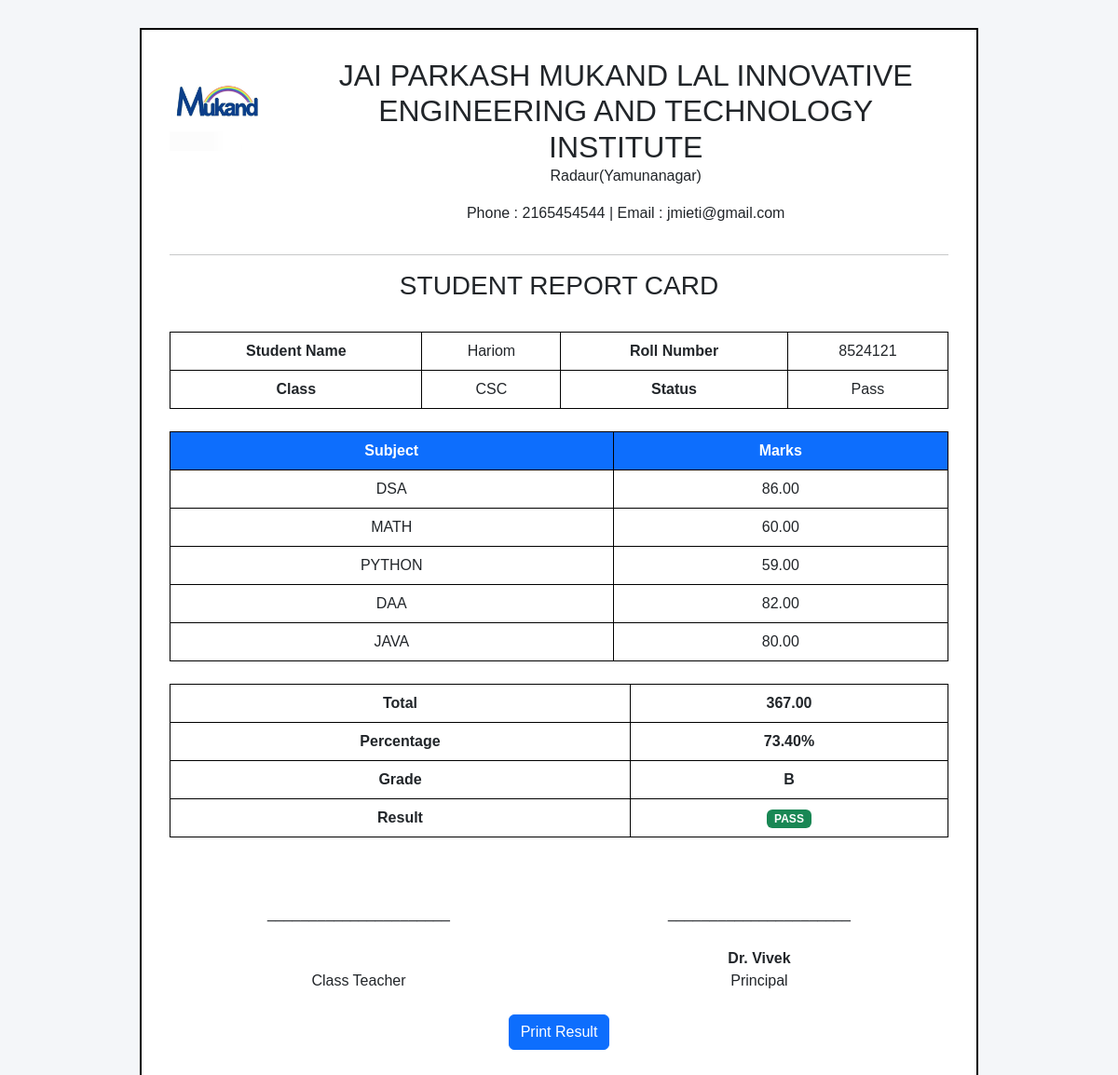
The page /print_result/2 (signed in) on the database its author committed.
### models.py (models this page shows)
class Institute(db.Model):
    __tablename__ = "institutes"
    id = db.Column(db.Integer, primary_key=True)
    user_id = db.Column(
        db.Integer,
        db.ForeignKey("users.id"),
        unique=True,
        nullable=False
    )
    institute_name = db.Column(
        db.String(200),
        nullable=False,
        default="My Institute"
    )
    address = db.Column(
        db.String(300),
        default=""
    )
    phone = db.Column(
        db.String(30),
        default=""
    )
    email = db.Column(
        db.String(120),
        default=""
    )
    website = db.Column(
        db.String(200),
        default=""
    )
    logo = db.Column(
        db.String(200),
        default="school_logo.png"
    )
    principal_name = db.Column(
        db.String(150),
        default=""
    )
    principal_signature = db.Column(
        db.String(200),
        default=""
    )
    class_teacher_name = db.Column(
        db.String(150),
        default=""
    )
    class_teacher_signature = db.Column(
        db.String(200),
        default=""
    )

class Result(db.Model):
    __tablename__ = "results"
    id = db.Column(db.Integer, primary_key=True)
    user_id = db.Column(
        db.Integer,
        db.ForeignKey("users.id"),
        nullable=False
    )
    student_name = db.Column(
        db.String(150),
        nullable=False
    )
    roll_number = db.Column(
        db.String(50),
        nullable=False
    )
    student_class = db.Column(
        db.String(100),
        nullable=False
    )
    total = db.Column(
        db.Float,
        default=0
    )
    percentage = db.Column(
        db.Float,
        default=0
    )
    grade = db.Column(
        db.String(10)
    )
    status = db.Column(
        db.String(20)
    )
    subjects = db.relationship(
        "ResultSubject",
        backref="result",
        cascade="all, delete-orphan",
        lazy=True
    )

class ResultSubject(db.Model):
    __tablename__ = "result_subjects"
    id = db.Column(db.Integer, primary_key=True)
    result_id = db.Column(
        db.Integer,
        db.ForeignKey("results.id"),
        nullable=False
    )
    subject_name = db.Column(
        db.String(100),
        nullable=False
    )
    marks = db.Column(
        db.Float,
        nullable=False
    )

### app.py (the view, shortened to what this page needs)
@app.route("/print_result/<int:id>")
@login_required
def print_result(id):
    result = Result.query.filter_by(
        id=id,
        user_id=session["user_id"]
    ).first_or_404()
    institute = get_current_institute()
    return render_template(
        "print_result.html",
        result=result,
        institute=institute,
        subjects=result.subjects
    )

### app.py (called while the page is built, shortened)
def get_current_institute():
    user_id = session.get("user_id")
    if not user_id:
        return None
    return Institute.query.filter_by(
        user_id=user_id
    ).first()

def login_required(f):
    @wraps(f)
    def decorated_function(*args, **kwargs):
        return f(*args, **kwargs)
    return decorated_function

### templates/print_result.html (shortened to what this page needs)
<!DOCTYPE html>
<html lang="en">
<head>
    <link href="https://cdn.jsdelivr.net/npm/bootstrap@5.3.3/dist/css/bootstrap.min.css" rel="stylesheet">
</head>
<body>
<div class="report-card">
    <div class="row">
        <div class="col-2">
            {% if institute.logo %}
            <img
                src="{{ url_for('static', filename='uploads/' + institute.logo) }}"
                class="logo">
            {% endif %}
        </div>
        <div class="col-10 text-center">
            <h2>{{ institute.institute_name }}</h2>
            <p>{{ institute.address }}</p>
            <p>
                Phone : {{ institute.phone }}
                |
                Email : {{ institute.email }}
            </p>
        </div>
    </div>
    <hr>
    <h3 class="text-center">
        STUDENT REPORT CARD
    </h3>
    <br>
    <table>
        <tr>
            <td><b>Student Name</b></td>
            <td>{{ result.student_name }}</td>
            <td><b>Roll Number</b></td>
            <td>{{ result.roll_number }}</td>
        </tr>
        <tr>
            <td><b>Class</b></td>
            <td>{{ result.student_class }}</td>
            <td><b>Status</b></td>
            <td>{{ result.status }}</td>
        </tr>
    </table>
    <br>
    <table>
        <thead>
            <tr>
                <th>Subject</th>
                <th>Marks</th>
            </tr>
        </thead>
        <tbody>
        {% for subject in subjects %}
            <tr>
                <td>{{ subject.subject_name }}</td>
                <td>{{ "%.2f"|format(subject.marks) }}</td>
            </tr>
        {% endfor %}
        </tbody>
    </table>
    <br>
    <table class="summary">
        <tr>
            <td>Total</td>
            <td>{{ "%.2f"|format(result.total) }}</td>
        </tr>
        <tr>
            <td>Percentage</td>
            <td>{{ "%.2f"|format(result.percentage) }}%</td>
        </tr>
        <tr>
            <td>Grade</td>
            <td>{{ result.grade }}</td>
        </tr>
        <tr>
            <td>Result</td>
            <td>
                {% if result.status=="Pass" %}
                    <span class="badge bg-success">
                        PASS
                    </span>
                {% else %}
                    <span class="badge bg-danger">
                        FAIL
                    </span>
                {% endif %}
            </td>
        </tr>
    </table>
    <div class="row signature">
        <div class="col-6 text-center">
            ______________________
            <br><br>
            <br>
            Class Teacher
        </div>
        <div class="col-6 text-center">
            ______________________
            <br><br>
            <b>
                {{ institute.principal_name }}
            </b>
            <br>
            Principal
        </div>
    </div>
    <br>
    <div class="text-center no-print">
        <button
            class="btn btn-primary"
            onclick="window.print()">
            Print Result
        </button>
    </div>
</div>
</body>
</html>

### templates/print_result.html (style rules this page uses)
body { background:#f4f6f9; font-family:Arial, Helvetica, sans-serif; }
.report-card { width:900px; margin:30px auto; background:white; border:2px solid #000; padding:30px; }
.logo { width:100px; height:100px; object-fit:contain; }
h2,h4,h5 { margin:0; }
table { width:100%; }
th,td { border:1px solid black; padding:8px; text-align:center; }
th { background:#0d6efd; color:white; }
.summary td { font-weight:bold; }
.signature { margin-top:70px; }

### rows shown on the page
Institute: logo (picture), institute_name "JAI PARKASH MUKAND LAL INNOVATIVE ENGINEERING AND TECHNOLOGY INSTITUTE", address "Radaur(Yamunanagar)", phone "2165454544", email "jmieti@gmail.com", principal_name "Dr. Vivek"
Result: student_name "Hariom", roll_number "8524121", student_class "CSC", status "Pass", total "367.00", percentage "73.40", grade "B"
ResultSubject: subject_name "DSA", marks "86.00"
ResultSubject: subject_name "MATH", marks "60.00"
ResultSubject: subject_name "PYTHON", marks "59.00"
ResultSubject: subject_name "DAA", marks "82.00"
ResultSubject: subject_name "JAVA", marks "80.00"
